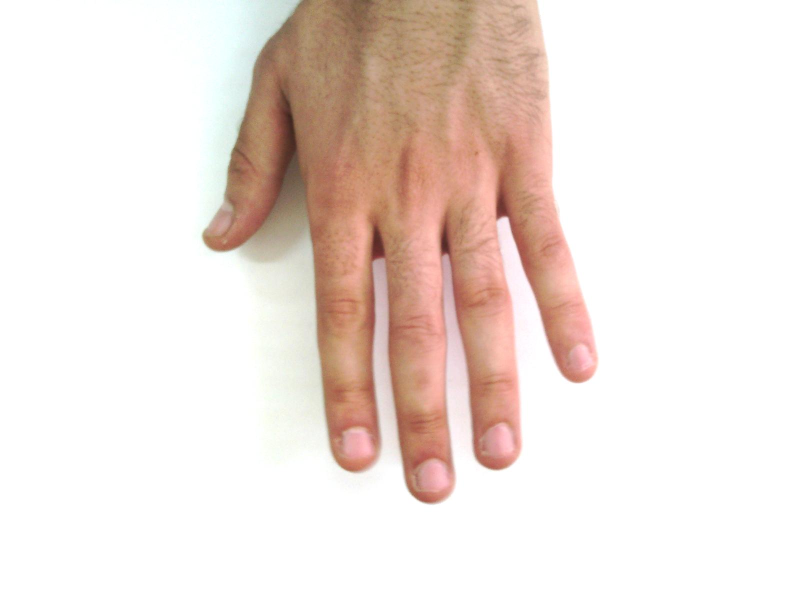
#> input picture Classify/pgr_classifier/Hand_0000072.jpg, 1600 x 1200 px (shown at 1/2 size); its folder holds only this picture in this run
$ python task4.py   (older library calls are emulated)
#> lines starting #> are read from the running program, lines starting #| are printed output that depends on the picture
#> the answer given: ../../Classify/pgr_classifier
#> the answer given: 3
#> the answer given: ../../Classify/pgr_classifier
### Main/HOG_feature_descriptor.py
import json
import os
from os.path import join

from skimage import io
from skimage.feature import hog
from skimage.transform import rescale, resize

import Main.config as config
from Main.helper import progress


class HOG:
    cell_size = (8, 8)  # h x w in pixels
    block_size = (2, 2)  # h x w in cells
    bins = 9  # number of orientation bins

    @classmethod
    def HOGForSingleImage(self, filePath,fileName):
#> called with filePath = '../../Classify/pgr_classifier', fileName = 'Hand_0000072.jpg'
        image = io.imread(join(filePath,fileName))
#> image is the input picture: shape (1200, 1600, 3); mean R, G, B 238.5, 225.8, 219.5
        image_resized = resize(image, (1600, 1200),
                               anti_aliasing=True)
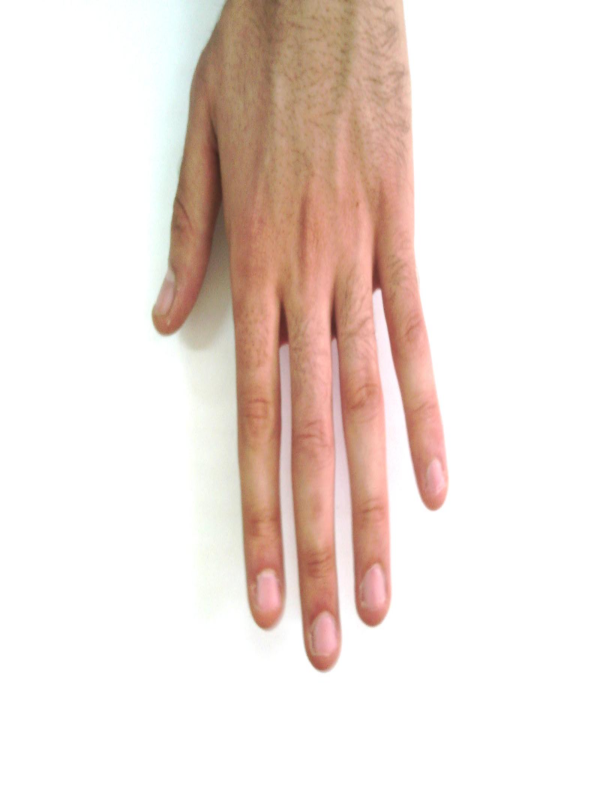
#> image_resized: shape (1600, 1200, 3) float64 (shown at 1/2 size); mean R, G, B 0.935, 0.885, 0.861
        image_rescaled = rescale(image_resized, 0.1, anti_aliasing=False)
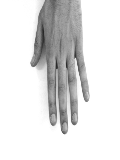
#> image_rescaled: shape (160, 120, 1) float64; min 0.15, max 1, mean 0.885
        # image = rescale(file, scale=0.1, anti_aliasing=True)
        fd, hog_image = hog(image_rescaled, orientations=9, pixels_per_cell=(8, 8),
                            cells_per_block=(2, 2), visualize=True, multichannel=True, transform_sqrt=True)
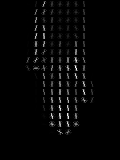
#> hog_image: shape (160, 120) float64; min 0, max 0.116, mean 0.00252; drawn with min black and max white
#> fd = 9576 values, max 0.707 at index 4446, min 0 at index 1, mean 0.0542
        feature = {}
        feature[fileName] = fd.tolist()
        with open(join(config.FEATURES_FOLDER, fileName + ".json"), 'w', encoding='utf-8') as f:
            json.dump(feature, f, ensure_ascii=True)
        return feature

    # [48 lines left out: functions HOGFeatureDescriptor, HOGFeatureDescriptorForImageSubset, HOGFeatureDescriptorForFolder, not called in this run]

### Main/PCA_Reducer.py
import pandas as pd
import numpy as np
from sklearn.decomposition import PCA
from sklearn.preprocessing import StandardScaler

from Main.helper import find_distance_2_vectors


class PCA_Reducer:
    def __init__(self, featureDescriptor, k=80):
        self.featureDescriptor = featureDescriptor
        self.k = k
        self.imageID = None
        self.pca = PCA(n_components=self.k)
        self.scaler = StandardScaler()
        self.scaler.fit(self.featureDescriptor)
        self.normalizedFeatureDescriptor = self.scaler.transform(self.featureDescriptor)
        if min(self.normalizedFeatureDescriptor.shape) < k:
            print("Cannot compute on PCA on components higher than min of", self.normalizedFeatureDescriptor.shape)
            exit()
        self.pca.fit(self.normalizedFeatureDescriptor)
        self.featureLatentSemantics = self.pca.components_.T
        self.objectLatentSemantics = self.pca.transform(featureDescriptor)
        self.SIFT_info = None

    def set_SIFT_info(self, obj):
        self.SIFT_info = obj

    def reduceDimension(self, data):
        reducedDimesnions = self.pca.transform(self.scaler.transform(data))
        return pd.DataFrame(data=reducedDimesnions)

    def inv_transform(self, data):
        return self.scaler.inverse_transform(self.pca.inverse_transform(data))

    def saveImageID(self, imageID):
        self.imageID = imageID

    # [6 lines left out: function compute_threshold, not called in this run]

### Main/helper.py
import os
from os.path import join

import numpy as np

from Main import config


def progress(count, total):
    percent = (count / total) * 100
    print('\r', "%.2f" % round(percent, 2) + "% completed", end=' ')


def find_distance_2_vectors(vector1, vector2):
    # distance.euclidean(vector1, vector2)
    return np.linalg.norm(vector1 - vector2)


# [30 lines left out: function plotInChromeForTask4, not called in this run]


# Generates a random vector.
def get_rand_vec(dims):
    return np.random.uniform(-1, 1, size=dims)


# Determine which side of the line the point is on
def determine_pnt_side(v1, p1):
    # print(len(v1), len(p1))
    return np.dot(v1, p1)


# Return list of files without extension
# [25 lines left out: functions ret_files_without_ext, add_bin_num, ret_n_size_bin_strings, not called in this run]

### Main/Tasks/task4.py
# Took reference from https://towardsdatascience.com/support-vector-machine-python-example-d67d9b63f1c8
import json
import os
from os.path import join
import numpy as np
import pandas as pd
import Main.config as config
from Main.HOG_feature_descriptor import HOG
from Main.PCA_Reducer import PCA_Reducer
from Main.helper import progress, plotInChromeForTask4, find_distance_2_vectors
from sklearn.metrics import accuracy_score
import cvxopt as cvx
import matplotlib.pyplot as plt


def startTask4():
    print("starting task4")
    print("Enter the folder path containing the labeled images")
    training_folder = input()

    print("Choose one of the below classifier")
    print("1. SVM classifer\n2. Decision-Tree classifier\n3. PPR based classifier")
    classifier = int(input())

    print("Enter the folder path containing the test images")
    test_folder = input()

    hog_feature_map = {}
    counter = 1
    training_files = os.listdir(training_folder)
    print("Extracting features for the training images!")
    for trainingFile in training_files:
        trainingFileJson = os.fsdecode(trainingFile).split('.')[0] + '.' + os.fsdecode(trainingFile).split('.')[
            1] + '.json'
        fileExists = os.path.exists(join(config.FEATURES_FOLDER, trainingFileJson))
        if fileExists:
            with open(join(config.FEATURES_FOLDER, trainingFileJson), "r") as f:
                data = json.load(f)
                hog_feature_map.update(data)
        else:
            data = HOG().HOGForSingleImage(training_folder, trainingFile)
#> data = 1 item
            hog_feature_map.update(data)
        progress(counter, len(training_files))
        counter = counter + 1
    reducer_object = list(hog_feature_map.values())
#> reducer_object = 1 item
    print("Performing PCA!")
    pca = PCA_Reducer(reducer_object)
#| Cannot compute on PCA on components higher than min of (1, 9576)
    data = pca.reduceDimension(pca.featureDescriptor)
    print("Done performing PCA!")
    if classifier == 1:
        # image labels are added to the imageLabels list. -1 for dorsal and 1 for palmar
        metadata = pd.read_csv(config.METADATA_FOLDER)
        image_lables = get_labels(training_folder, metadata)
        svm_object = SVM()
        print("Training SVM")
        svm_object.svm_fit(data, image_lables)
        print("Done Training SVM")
        test_labels_map = {}
        predicted_values = []
        actual_values = get_labels(test_folder, metadata)
        for file in os.listdir(test_folder):
            test_file = file
            test_file_json = file + '.json'
            file_exists = os.path.exists(join(config.FEATURES_FOLDER, test_file_json))
            if file_exists:
                with open(join(config.FEATURES_FOLDER, test_file_json), "r") as f:
                    data = json.load(f)
            else:
                data = HOG().HOGForSingleImage(test_folder, test_file)
            pca_output = pca.reduceDimension(list(data.values()))
            output_label = np.asarray(svm_object.predict(pca_output))[0]
            predicted_values.append(output_label)
            if output_label == -1:
                test_labels_map[test_file] = "dorsal"
            else:
                test_labels_map[test_file] = "palmar"
        print(test_labels_map)
        accuracy = 0
        if actual_values is not None:
            accuracy = accuracy_score(actual_values, predicted_values)
        else:
            print("Cannot find accuracy")
        plotInChromeForTask4(test_labels_map, "Task_4_SVM", accuracy)
        print("Test Accuracy: ", accuracy)

    if classifier == 2:
        data = data.values.tolist()  # decision tree takes data as 2d array
        class_labels = [-1, 1]
        i = 0
        metadata = pd.read_csv(config.METADATA_FOLDER)
        for file in os.listdir(training_folder):
            training_file = os.fsdecode(file)
            label = metadata.loc[metadata['imageName'] == training_file]['aspectOfHand'].iloc[0]
            if "dorsal" in label:
                data[i].append(-1)
            else:
                data[i].append(1)
            i = i + 1
        dtree_object = decisionTree()
        root = dtree_object.construct_dt(data, class_labels, 5, 2)
        test_labels_map = {}
        predicted_values = []
        actual_values = get_labels(test_folder, metadata)
        for file in os.listdir(test_folder):
            test_file = os.fsdecode(file).split('.')[0] + '.' + os.fsdecode(file).split('.')[1]
            test_file_json = os.fsdecode(file).split('.')[0] + '.' + os.fsdecode(file).split('.')[1] + '.json'
            file_exists = os.path.exists(join(config.FEATURES_FOLDER, test_file_json))
            if file_exists:
                with open(join(config.FEATURES_FOLDER, test_file_json), "r") as f:
                    data = json.load(f)
            else:
                data = HOG().HOGForSingleImage(test_folder, test_file)
            pca_output = pca.reduceDimension(list(data.values()))
            pca_output = pca_output.values.tolist()[0]
            output_label = dtree_object.predict(root, pca_output)
            predicted_values.append(output_label)
            if output_label == -1:
                test_labels_map[test_file] = "dorsal"
            else:
                test_labels_map[test_file] = "palmar"
        accuracy = 0
        if actual_values is not None:
            accuracy = accuracy_score(actual_values, predicted_values)
        else:
            print("Cannot find accuracy")
        plotInChromeForTask4(test_labels_map, "Task_4_DECISION", accuracy)
        print("Test Accuracy: ", accuracy)

    if classifier == 3:
        pca_for_all = data

        i = 0
        imageNames = []
        latentFeatureDict = {}

        # Preprocessing for UnLabelled set
        ppr_hog_map = {}
        for test_file in os.listdir(test_folder):
            trainingFileJson = str(test_file) + '.json'
            fileExists = os.path.exists(join(config.FEATURES_FOLDER, trainingFileJson))
            if fileExists:
                with open(join(config.FEATURES_FOLDER, trainingFileJson), "r") as f:
                    data = json.load(f)
                    ppr_hog_map.update(data)
            else:
                data = HOG().HOGForSingleImage(test_folder, test_file)
                ppr_hog_map.update(data)
        # Appending the labelled data values with unlabelled images data
        reducer_object = list(hog_feature_map.values())
        pp_reducer_object = list(ppr_hog_map.values())
        pp_reducer_object = reducer_object + pp_reducer_object
        pca = PCA_Reducer(pp_reducer_object)
        unlabelled_ppr_data = pca.reduceDimension(pca.featureDescriptor)
        pca_for_all = unlabelled_ppr_data

        for file in os.listdir(str(training_folder)):
            filename = os.fsdecode(file)
            latent = pca_for_all.iloc[i][:]
            imageNames.append(filename)
            latentFeatureDict[filename] = latent
            i = i + 1

        for file in os.listdir(join(test_folder)):
            filename = os.fsdecode(file)
            latent = pca_for_all.iloc[i][:]
            imageNames.append(filename)
            latentFeatureDict[filename] = latent
            i = i + 1

        # seed = pd.Series(0, index=imageNames)
        print("Generating Adjacency Matrix..")
        adjacency_matrix = [[0 for _ in range(len(latentFeatureDict))] for _ in range(len(latentFeatureDict))]
        for i in range(len(latentFeatureDict)):
            distances = []
            for j in range(len(latentFeatureDict)):
                # print(len(latentFeatureDict[imageNames[i]]), len(latentFeatureDict[imageNames[j]]))
                distances.append(find_distance_2_vectors(latentFeatureDict[imageNames[i]],
                                                         latentFeatureDict[imageNames[j]]))

            distances = np.asarray(distances)
            ind = np.argpartition(distances, 20)[:20]
            total = 0
            for distance_index in ind:
                if distances[distance_index] != 0:
                    total += 1 / distances[distance_index]
            for distance_index in ind:
                # This is adding only k nearest neighbours into the matrix and doing ratio to get probablistic matrix
                if distances[distance_index] != 0:
                    adjacency_matrix[distance_index][i] = 1 / distances[distance_index] / total

        rowDict = {}
        i = 0
        for image in imageNames:
            rowDict[i] = image
            i = i + 1

        df = pd.DataFrame(adjacency_matrix, columns=imageNames)
        df.rename(index=rowDict, inplace=True)

        df.to_csv(join(config.DATABASE_FOLDER, "adjacency_matrix_for_task_4.csv"))

        I = np.identity(df.shape[1])
        seed = pd.Series(0, index=imageNames)
        metadata = pd.read_csv(config.METADATA_FOLDER)
        image_lables = get_labels(training_folder, metadata)
        count = image_lables.count(-1)
        val = 1 / count
        for i in range(len(os.listdir(training_folder))):
            if image_lables[i] == -1:
                seed.loc[imageNames[i]] = val
        # print(seed)
        seed2 = pd.Series(0, index=imageNames)
        count2 = image_lables.count(1)
        val2 = 1 / count2
        for i in range(len(os.listdir(training_folder))):
            if image_lables[i] == 1:
                seed2.loc[imageNames[i]] = val

        page_rank = np.matmul(np.linalg.inv(I - .75 * df), 0.25 * seed)
        page_rank2 = np.matmul(np.linalg.inv(I - .75 * df), 0.25 * seed2)
        steady_state = pd.Series(page_rank, index=df.index)
        steady_state2 = pd.Series(page_rank2, index=df.index)
        test_labels_map = {}
        predicted_values = []
        for file in os.listdir(join(test_folder)):
            if steady_state[file] >= steady_state2[file]:
                test_labels_map[file] = "dorsal"
                predicted_values.append(-1)
            else:
                test_labels_map[file] = "palmar"
                predicted_values.append(1)

        actual_values = get_labels(test_folder, metadata)
        accuracy = 0
        if actual_values is not None:
            accuracy = accuracy_score(actual_values, predicted_values)
        else:
            print("Cannot find accuracy")
        plotInChromeForTask4(test_labels_map, "Task_4_PPR", accuracy)
        print("Test Accuracy: ", accuracy)
        steady_state = steady_state.sort_values(ascending=True)
        steady_state.to_csv(join(config.DATABASE_FOLDER, "steady_state_matrix_for_task_4.csv"))
        steady_state.plot()
        plt.show()


# [13 lines left out: function get_labels, not called in this run]


class SVM:
    # [41 lines left out: functions __init__, svm_fit, not called in this run]

    def predict(self, x):
        equation = np.dot(x, self.weights) + self.intercept
        return np.sign(equation)

    # [6 lines left out: function distance, not called in this run]


class decisionTree():
    # [39 lines left out: functions temp_partition, compute_score, find_best_partition, not called in this run]

    def leaf_node(self, partition):
        output = [sample[-1] for sample in partition]
        return max(set(output), key=output.count)

    # [69 lines left out: functions label_count, perform_partition, construct_dt, predict, confidence, not called in this run]


if __name__ == '__main__':
    startTask4()
#> (the program exits here)
